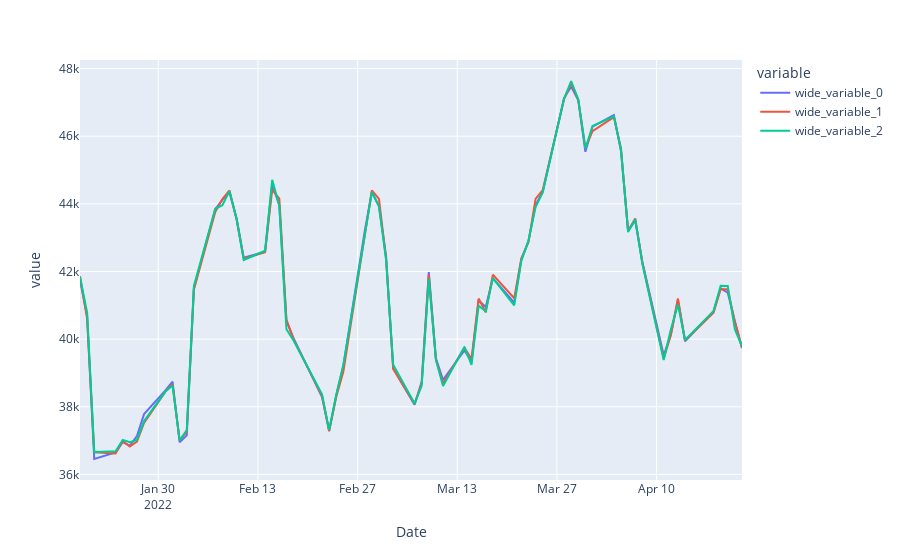

Notebook code cell kept with this figure:
### Markdown cell above
## Gradient Boost

### Code cell
gb_mae = GradientBoostingRegressor(random_state = 10 , criterion='mae', n_estimators = 130)
gb_mse = GradientBoostingRegressor(random_state = 10 , criterion='mse', n_estimators = 130)

df = pd.DataFrame(columns = ['MAE', 'MSE', 'R2'], index = ['mae','mse'])
show_results(df, train_3, test_3, y_train_3, y_test_3,gb_mae, gb_mse)
